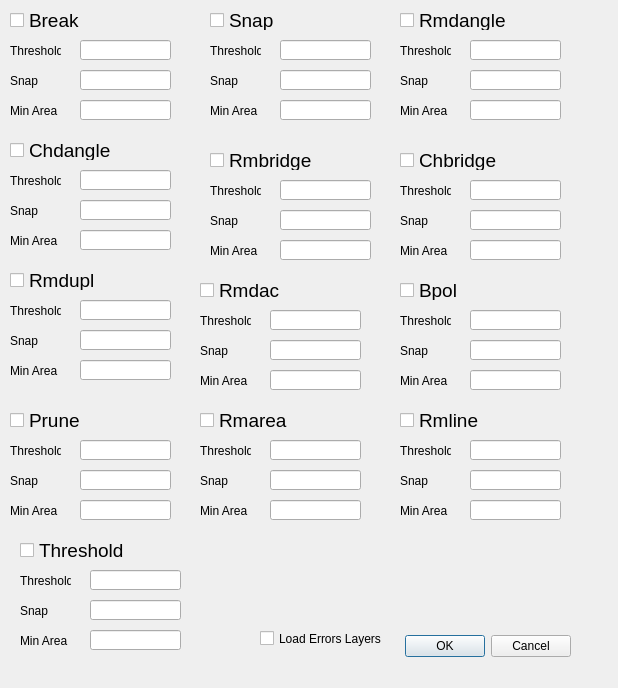
 <widget class="QDialog" name="RepairGeometryDialogBase">
  <property name="geometry">
   <rect>
    <x>0</x>
    <y>0</y>
    <width>618</width>
    <height>688</height>
   </rect>
  </property>
  <property name="windowTitle">
   <string>Repair Geometry</string>
  </property>
  <widget class="QLineEdit" name="threshold_0">
   <property name="geometry">
    <rect>
     <x>80</x>
     <y>40</y>
     <width>91</width>
     <height>20</height>
    </rect>
   </property>
   <property name="text">
    <string/>
   </property>
  </widget>
  <widget class="QLabel" name="label">
   <property name="geometry">
    <rect>
     <x>10</x>
     <y>40</y>
     <width>51</width>
     <height>21</height>
    </rect>
   </property>
   <property name="text">
    <string>Threshold</string>
   </property>
  </widget>
  <widget class="QLineEdit" name="snap_0">
   <property name="geometry">
    <rect>
     <x>80</x>
     <y>70</y>
     <width>91</width>
     <height>20</height>
    </rect>
   </property>
   <property name="text">
    <string/>
   </property>
  </widget>
  <widget class="QLineEdit" name="minarea_0">
   <property name="geometry">
    <rect>
     <x>80</x>
     <y>100</y>
     <width>91</width>
     <height>20</height>
    </rect>
   </property>
   <property name="text">
    <string/>
   </property>
  </widget>
  <widget class="QLabel" name="label_2">
   <property name="geometry">
    <rect>
     <x>10</x>
     <y>70</y>
     <width>51</width>
     <height>21</height>
    </rect>
   </property>
   <property name="text">
    <string>Snap</string>
   </property>
  </widget>
  <widget class="QLabel" name="label_3">
   <property name="geometry">
    <rect>
     <x>10</x>
     <y>100</y>
     <width>51</width>
     <height>21</height>
    </rect>
   </property>
   <property name="text">
    <string>Min Area</string>
   </property>
  </widget>
  <widget class="QLineEdit" name="snap_1">
   <property name="geometry">
    <rect>
     <x>280</x>
     <y>70</y>
     <width>91</width>
     <height>20</height>
    </rect>
   </property>
   <property name="text">
    <string/>
   </property>
  </widget>
  <widget class="QLineEdit" name="minarea_1">
   <property name="geometry">
    <rect>
     <x>280</x>
     <y>100</y>
     <width>91</width>
     <height>20</height>
    </rect>
   </property>
   <property name="text">
    <string/>
   </property>
  </widget>
  <widget class="QLineEdit" name="threshold_1">
   <property name="geometry">
    <rect>
     <x>280</x>
     <y>40</y>
     <width>91</width>
     <height>20</height>
    </rect>
   </property>
   <property name="text">
    <string/>
   </property>
  </widget>
  <widget class="QLabel" name="label_36">
   <property name="geometry">
    <rect>
     <x>210</x>
     <y>100</y>
     <width>51</width>
     <height>21</height>
    </rect>
   </property>
   <property name="text">
    <string>Min Area</string>
   </property>
  </widget>
  <widget class="QLabel" name="label_37">
   <property name="geometry">
    <rect>
     <x>210</x>
     <y>40</y>
     <width>51</width>
     <height>21</height>
    </rect>
   </property>
   <property name="text">
    <string>Threshold</string>
   </property>
  </widget>
  <widget class="QLabel" name="label_39">
   <property name="geometry">
    <rect>
     <x>210</x>
     <y>70</y>
     <width>51</width>
     <height>21</height>
    </rect>
   </property>
   <property name="text">
    <string>Snap</string>
   </property>
  </widget>
  <widget class="QLineEdit" name="snap_2">
   <property name="geometry">
    <rect>
     <x>470</x>
     <y>70</y>
     <width>91</width>
     <height>20</height>
    </rect>
   </property>
   <property name="text">
    <string/>
   </property>
  </widget>
  <widget class="QLineEdit" name="minarea_2">
   <property name="geometry">
    <rect>
     <x>470</x>
     <y>100</y>
     <width>91</width>
     <height>20</height>
    </rect>
   </property>
   <property name="text">
    <string/>
   </property>
  </widget>
  <widget class="QLineEdit" name="threshold_2">
   <property name="geometry">
    <rect>
     <x>470</x>
     <y>40</y>
     <width>91</width>
     <height>20</height>
    </rect>
   </property>
   <property name="text">
    <string/>
   </property>
  </widget>
  <widget class="QLabel" name="label_56">
   <property name="geometry">
    <rect>
     <x>400</x>
     <y>100</y>
     <width>51</width>
     <height>21</height>
    </rect>
   </property>
   <property name="text">
    <string>Min Area</string>
   </property>
  </widget>
  <widget class="QLabel" name="label_57">
   <property name="geometry">
    <rect>
     <x>400</x>
     <y>40</y>
     <width>51</width>
     <height>21</height>
    </rect>
   </property>
   <property name="text">
    <string>Threshold</string>
   </property>
  </widget>
  <widget class="QLabel" name="label_59">
   <property name="geometry">
    <rect>
     <x>400</x>
     <y>70</y>
     <width>51</width>
     <height>21</height>
    </rect>
   </property>
   <property name="text">
    <string>Snap</string>
   </property>
  </widget>
  <widget class="QCheckBox" name="checkBox_0">
   <property name="geometry">
    <rect>
     <x>10</x>
     <y>10</y>
     <width>181</width>
     <height>20</height>
    </rect>
   </property>
   <property name="font">
    <font>
     <pointsize>14</pointsize>
    </font>
   </property>
   <property name="toolTip">
    <string>&lt;html&gt;&lt;head/&gt;&lt;body&gt;&lt;p&gt;&lt;span style=&quot; font-family:'arial,sans-serif'; font-size:medium; color:#000000; background-color:#ffffff;&quot;&gt;break lines at each intersection&lt;/span&gt;&lt;/p&gt;&lt;/body&gt;&lt;/html&gt;</string>
   </property>
   <property name="text">
    <string>Break</string>
   </property>
  </widget>
  <widget class="QCheckBox" name="checkBox_1">
   <property name="geometry">
    <rect>
     <x>210</x>
     <y>10</y>
     <width>181</width>
     <height>20</height>
    </rect>
   </property>
   <property name="font">
    <font>
     <pointsize>14</pointsize>
    </font>
   </property>
   <property name="toolTip">
    <string>&lt;html&gt;&lt;head/&gt;&lt;body&gt;&lt;p&gt;&lt;span style=&quot; font-family:'arial,sans-serif'; font-size:medium; color:#000000; background-color:#ffffff;&quot;&gt;snap lines to vertex in threshold&lt;/span&gt;&lt;/p&gt;&lt;/body&gt;&lt;/html&gt;</string>
   </property>
   <property name="text">
    <string>Snap</string>
   </property>
  </widget>
  <widget class="QCheckBox" name="checkBox_2">
   <property name="geometry">
    <rect>
     <x>400</x>
     <y>10</y>
     <width>181</width>
     <height>20</height>
    </rect>
   </property>
   <property name="font">
    <font>
     <pointsize>14</pointsize>
    </font>
   </property>
   <property name="toolTip">
    <string>&lt;html&gt;&lt;head/&gt;&lt;body&gt;&lt;p&gt;&lt;span style=&quot; font-family:'arial,sans-serif'; font-size:medium; color:#000000; background-color:#ffffff;&quot;&gt; remove dangles, threshold ignored if &amp;lt; 0&lt;/span&gt;&lt;/p&gt;&lt;/body&gt;&lt;/html&gt;</string>
   </property>
   <property name="text">
    <string>Rmdangle</string>
   </property>
  </widget>
  <widget class="QLabel" name="label_60">
   <property name="geometry">
    <rect>
     <x>10</x>
     <y>200</y>
     <width>51</width>
     <height>21</height>
    </rect>
   </property>
   <property name="text">
    <string>Snap</string>
   </property>
  </widget>
  <widget class="QCheckBox" name="checkBox_3">
   <property name="geometry">
    <rect>
     <x>10</x>
     <y>140</y>
     <width>181</width>
     <height>20</height>
    </rect>
   </property>
   <property name="font">
    <font>
     <pointsize>14</pointsize>
    </font>
   </property>
   <property name="toolTip">
    <string>&lt;html&gt;&lt;head/&gt;&lt;body&gt;&lt;p&gt;&lt;span style=&quot; font-family:'arial,sans-serif'; font-size:medium; color:#000000; background-color:#ffffff;&quot;&gt; change the type of boundary dangle to line, threshold ignored if &amp;lt; 0, input line type is ignored&lt;/span&gt;&lt;/p&gt;&lt;/body&gt;&lt;/html&gt;</string>
   </property>
   <property name="text">
    <string>Chdangle</string>
   </property>
  </widget>
  <widget class="QLineEdit" name="threshold_3">
   <property name="geometry">
    <rect>
     <x>80</x>
     <y>170</y>
     <width>91</width>
     <height>20</height>
    </rect>
   </property>
   <property name="text">
    <string/>
   </property>
  </widget>
  <widget class="QLineEdit" name="minarea_3">
   <property name="geometry">
    <rect>
     <x>80</x>
     <y>230</y>
     <width>91</width>
     <height>20</height>
    </rect>
   </property>
   <property name="text">
    <string/>
   </property>
  </widget>
  <widget class="QLabel" name="label_58">
   <property name="geometry">
    <rect>
     <x>10</x>
     <y>170</y>
     <width>51</width>
     <height>21</height>
    </rect>
   </property>
   <property name="text">
    <string>Threshold</string>
   </property>
  </widget>
  <widget class="QLineEdit" name="snap_3">
   <property name="geometry">
    <rect>
     <x>80</x>
     <y>200</y>
     <width>91</width>
     <height>20</height>
    </rect>
   </property>
   <property name="text">
    <string/>
   </property>
  </widget>
  <widget class="QLabel" name="label_61">
   <property name="geometry">
    <rect>
     <x>10</x>
     <y>230</y>
     <width>51</width>
     <height>21</height>
    </rect>
   </property>
   <property name="text">
    <string>Min Area</string>
   </property>
  </widget>
  <widget class="QLabel" name="label_62">
   <property name="geometry">
    <rect>
     <x>210</x>
     <y>210</y>
     <width>51</width>
     <height>21</height>
    </rect>
   </property>
   <property name="text">
    <string>Snap</string>
   </property>
  </widget>
  <widget class="QCheckBox" name="checkBox_4">
   <property name="geometry">
    <rect>
     <x>210</x>
     <y>150</y>
     <width>181</width>
     <height>20</height>
    </rect>
   </property>
   <property name="font">
    <font>
     <pointsize>14</pointsize>
    </font>
   </property>
   <property name="toolTip">
    <string>&lt;html&gt;&lt;head/&gt;&lt;body&gt;&lt;p&gt;&lt;span style=&quot; font-family:'arial,sans-serif'; font-size:medium; color:#000000; background-color:#ffffff;&quot;&gt;remove bridges connecting area and island or 2 islands&lt;/span&gt;&lt;/p&gt;&lt;/body&gt;&lt;/html&gt;</string>
   </property>
   <property name="text">
    <string>Rmbridge</string>
   </property>
  </widget>
  <widget class="QLineEdit" name="threshold_4">
   <property name="geometry">
    <rect>
     <x>280</x>
     <y>180</y>
     <width>91</width>
     <height>20</height>
    </rect>
   </property>
   <property name="text">
    <string/>
   </property>
  </widget>
  <widget class="QLineEdit" name="minarea_4">
   <property name="geometry">
    <rect>
     <x>280</x>
     <y>240</y>
     <width>91</width>
     <height>20</height>
    </rect>
   </property>
   <property name="text">
    <string/>
   </property>
  </widget>
  <widget class="QLabel" name="label_63">
   <property name="geometry">
    <rect>
     <x>210</x>
     <y>180</y>
     <width>51</width>
     <height>21</height>
    </rect>
   </property>
   <property name="text">
    <string>Threshold</string>
   </property>
  </widget>
  <widget class="QLineEdit" name="snap_4">
   <property name="geometry">
    <rect>
     <x>280</x>
     <y>210</y>
     <width>91</width>
     <height>20</height>
    </rect>
   </property>
   <property name="text">
    <string/>
   </property>
  </widget>
  <widget class="QLabel" name="label_64">
   <property name="geometry">
    <rect>
     <x>210</x>
     <y>240</y>
     <width>51</width>
     <height>21</height>
    </rect>
   </property>
   <property name="text">
    <string>Min Area</string>
   </property>
  </widget>
  <widget class="QLabel" name="label_65">
   <property name="geometry">
    <rect>
     <x>400</x>
     <y>210</y>
     <width>51</width>
     <height>21</height>
    </rect>
   </property>
   <property name="text">
    <string>Snap</string>
   </property>
  </widget>
  <widget class="QCheckBox" name="checkBox_5">
   <property name="geometry">
    <rect>
     <x>400</x>
     <y>150</y>
     <width>181</width>
     <height>20</height>
    </rect>
   </property>
   <property name="font">
    <font>
     <pointsize>14</pointsize>
    </font>
   </property>
   <property name="toolTip">
    <string>&lt;html&gt;&lt;head/&gt;&lt;body&gt;&lt;p&gt;&lt;span style=&quot; font-family:'arial,sans-serif'; font-size:medium; color:#000000; background-color:#ffffff;&quot;&gt; change the type of bridges connecting area and island or 2 islands from boundary to line&lt;/span&gt;&lt;/p&gt;&lt;/body&gt;&lt;/html&gt;</string>
   </property>
   <property name="text">
    <string>Chbridge</string>
   </property>
  </widget>
  <widget class="QLineEdit" name="threshold_5">
   <property name="geometry">
    <rect>
     <x>470</x>
     <y>180</y>
     <width>91</width>
     <height>20</height>
    </rect>
   </property>
   <property name="text">
    <string/>
   </property>
  </widget>
  <widget class="QLineEdit" name="minarea_5">
   <property name="geometry">
    <rect>
     <x>470</x>
     <y>240</y>
     <width>91</width>
     <height>20</height>
    </rect>
   </property>
   <property name="text">
    <string/>
   </property>
  </widget>
  <widget class="QLabel" name="label_66">
   <property name="geometry">
    <rect>
     <x>400</x>
     <y>180</y>
     <width>51</width>
     <height>21</height>
    </rect>
   </property>
   <property name="text">
    <string>Threshold</string>
   </property>
  </widget>
  <widget class="QLineEdit" name="snap_5">
   <property name="geometry">
    <rect>
     <x>470</x>
     <y>210</y>
     <width>91</width>
     <height>20</height>
    </rect>
   </property>
   <property name="text">
    <string/>
   </property>
  </widget>
  <widget class="QLabel" name="label_67">
   <property name="geometry">
    <rect>
     <x>400</x>
     <y>240</y>
     <width>51</width>
     <height>21</height>
    </rect>
   </property>
   <property name="text">
    <string>Min Area</string>
   </property>
  </widget>
  <widget class="QLabel" name="label_68">
   <property name="geometry">
    <rect>
     <x>10</x>
     <y>330</y>
     <width>51</width>
     <height>21</height>
    </rect>
   </property>
   <property name="text">
    <string>Snap</string>
   </property>
  </widget>
  <widget class="QCheckBox" name="checkBox_6">
   <property name="geometry">
    <rect>
     <x>10</x>
     <y>270</y>
     <width>181</width>
     <height>20</height>
    </rect>
   </property>
   <property name="font">
    <font>
     <pointsize>14</pointsize>
    </font>
   </property>
   <property name="toolTip">
    <string>&lt;html&gt;&lt;head/&gt;&lt;body&gt;&lt;p&gt;&lt;span style=&quot; font-family:'arial,sans-serif'; font-size:medium; color:#000000; background-color:#ffffff;&quot;&gt;remove duplicate geometry features (pay attention to categories!)&lt;/span&gt;&lt;/p&gt;&lt;/body&gt;&lt;/html&gt;</string>
   </property>
   <property name="text">
    <string>Rmdupl</string>
   </property>
  </widget>
  <widget class="QLineEdit" name="threshold_6">
   <property name="geometry">
    <rect>
     <x>80</x>
     <y>300</y>
     <width>91</width>
     <height>20</height>
    </rect>
   </property>
   <property name="text">
    <string/>
   </property>
  </widget>
  <widget class="QLineEdit" name="minarea_6">
   <property name="geometry">
    <rect>
     <x>80</x>
     <y>360</y>
     <width>91</width>
     <height>20</height>
    </rect>
   </property>
   <property name="text">
    <string/>
   </property>
  </widget>
  <widget class="QLabel" name="label_69">
   <property name="geometry">
    <rect>
     <x>10</x>
     <y>300</y>
     <width>51</width>
     <height>21</height>
    </rect>
   </property>
   <property name="text">
    <string>Threshold</string>
   </property>
  </widget>
  <widget class="QLineEdit" name="snap_6">
   <property name="geometry">
    <rect>
     <x>80</x>
     <y>330</y>
     <width>91</width>
     <height>20</height>
    </rect>
   </property>
   <property name="text">
    <string/>
   </property>
  </widget>
  <widget class="QLabel" name="label_70">
   <property name="geometry">
    <rect>
     <x>10</x>
     <y>360</y>
     <width>51</width>
     <height>21</height>
    </rect>
   </property>
   <property name="text">
    <string>Min Area</string>
   </property>
  </widget>
  <widget class="QLabel" name="label_71">
   <property name="geometry">
    <rect>
     <x>200</x>
     <y>340</y>
     <width>51</width>
     <height>21</height>
    </rect>
   </property>
   <property name="text">
    <string>Snap</string>
   </property>
  </widget>
  <widget class="QCheckBox" name="checkBox_7">
   <property name="geometry">
    <rect>
     <x>200</x>
     <y>280</y>
     <width>181</width>
     <height>20</height>
    </rect>
   </property>
   <property name="font">
    <font>
     <pointsize>14</pointsize>
    </font>
   </property>
   <property name="toolTip">
    <string>&lt;html&gt;&lt;head/&gt;&lt;body&gt;&lt;p&gt;&lt;span style=&quot; font-family:'arial,sans-serif'; font-size:medium; color:#000000; background-color:#ffffff;&quot;&gt;remove duplicate area centroids ('type' option ignored)&lt;/span&gt;&lt;/p&gt;&lt;/body&gt;&lt;/html&gt;</string>
   </property>
   <property name="text">
    <string>Rmdac</string>
   </property>
  </widget>
  <widget class="QLineEdit" name="threshold_7">
   <property name="geometry">
    <rect>
     <x>270</x>
     <y>310</y>
     <width>91</width>
     <height>20</height>
    </rect>
   </property>
   <property name="text">
    <string/>
   </property>
  </widget>
  <widget class="QLineEdit" name="minarea_7">
   <property name="geometry">
    <rect>
     <x>270</x>
     <y>370</y>
     <width>91</width>
     <height>20</height>
    </rect>
   </property>
   <property name="text">
    <string/>
   </property>
  </widget>
  <widget class="QLabel" name="label_72">
   <property name="geometry">
    <rect>
     <x>200</x>
     <y>310</y>
     <width>51</width>
     <height>21</height>
    </rect>
   </property>
   <property name="text">
    <string>Threshold</string>
   </property>
  </widget>
  <widget class="QLineEdit" name="snap_7">
   <property name="geometry">
    <rect>
     <x>270</x>
     <y>340</y>
     <width>91</width>
     <height>20</height>
    </rect>
   </property>
   <property name="text">
    <string/>
   </property>
  </widget>
  <widget class="QLabel" name="label_73">
   <property name="geometry">
    <rect>
     <x>200</x>
     <y>370</y>
     <width>51</width>
     <height>21</height>
    </rect>
   </property>
   <property name="text">
    <string>Min Area</string>
   </property>
  </widget>
  <widget class="QLabel" name="label_74">
   <property name="geometry">
    <rect>
     <x>400</x>
     <y>340</y>
     <width>51</width>
     <height>21</height>
    </rect>
   </property>
   <property name="text">
    <string>Snap</string>
   </property>
  </widget>
  <widget class="QCheckBox" name="checkBox_8">
   <property name="geometry">
    <rect>
     <x>400</x>
     <y>280</y>
     <width>181</width>
     <height>20</height>
    </rect>
   </property>
   <property name="font">
    <font>
     <pointsize>14</pointsize>
    </font>
   </property>
   <property name="toolTip">
    <string>&lt;html&gt;&lt;head/&gt;&lt;body&gt;&lt;p&gt;&lt;span style=&quot; font-family:'arial,sans-serif'; font-size:medium; color:#000000; background-color:#ffffff;&quot;&gt;break (topologically clean) polygons (imported from non topological format, like ShapeFile). Boundaries are broken on each point shared between 2 and more polygons where angles of segments are different&lt;/span&gt;&lt;/p&gt;&lt;/body&gt;&lt;/html&gt;</string>
   </property>
   <property name="text">
    <string>Bpol</string>
   </property>
  </widget>
  <widget class="QLineEdit" name="threshold_8">
   <property name="geometry">
    <rect>
     <x>470</x>
     <y>310</y>
     <width>91</width>
     <height>20</height>
    </rect>
   </property>
   <property name="text">
    <string/>
   </property>
  </widget>
  <widget class="QLineEdit" name="minarea_8">
   <property name="geometry">
    <rect>
     <x>470</x>
     <y>370</y>
     <width>91</width>
     <height>20</height>
    </rect>
   </property>
   <property name="text">
    <string/>
   </property>
  </widget>
  <widget class="QLabel" name="label_75">
   <property name="geometry">
    <rect>
     <x>400</x>
     <y>310</y>
     <width>51</width>
     <height>21</height>
    </rect>
   </property>
   <property name="text">
    <string>Threshold</string>
   </property>
  </widget>
  <widget class="QLineEdit" name="snap_8">
   <property name="geometry">
    <rect>
     <x>470</x>
     <y>340</y>
     <width>91</width>
     <height>20</height>
    </rect>
   </property>
   <property name="text">
    <string/>
   </property>
  </widget>
  <widget class="QLabel" name="label_76">
   <property name="geometry">
    <rect>
     <x>400</x>
     <y>370</y>
     <width>51</width>
     <height>21</height>
    </rect>
   </property>
   <property name="text">
    <string>Min Area</string>
   </property>
  </widget>
  <widget class="QLabel" name="label_77">
   <property name="geometry">
    <rect>
     <x>10</x>
     <y>470</y>
     <width>51</width>
     <height>21</height>
    </rect>
   </property>
   <property name="text">
    <string>Snap</string>
   </property>
  </widget>
  <widget class="QCheckBox" name="checkBox_9">
   <property name="geometry">
    <rect>
     <x>10</x>
     <y>410</y>
     <width>181</width>
     <height>20</height>
    </rect>
   </property>
   <property name="font">
    <font>
     <pointsize>14</pointsize>
    </font>
   </property>
   <property name="toolTip">
    <string>&lt;html&gt;&lt;head/&gt;&lt;body&gt;&lt;p&gt;&lt;span style=&quot; font-family:'arial,sans-serif'; font-size:medium; color:#000000; background-color:#ffffff;&quot;&gt; remove vertices in threshold from lines and boundaries, boundary is pruned only if topology is not damaged (new intersection, changed attachment of centroid), first and last segment of the boundary is never changed&lt;/span&gt;&lt;/p&gt;&lt;/body&gt;&lt;/html&gt;</string>
   </property>
   <property name="text">
    <string>Prune</string>
   </property>
  </widget>
  <widget class="QLineEdit" name="threshold_9">
   <property name="geometry">
    <rect>
     <x>80</x>
     <y>440</y>
     <width>91</width>
     <height>20</height>
    </rect>
   </property>
   <property name="text">
    <string/>
   </property>
  </widget>
  <widget class="QLineEdit" name="minarea_9">
   <property name="geometry">
    <rect>
     <x>80</x>
     <y>500</y>
     <width>91</width>
     <height>20</height>
    </rect>
   </property>
   <property name="text">
    <string/>
   </property>
  </widget>
  <widget class="QLabel" name="label_78">
   <property name="geometry">
    <rect>
     <x>10</x>
     <y>440</y>
     <width>51</width>
     <height>21</height>
    </rect>
   </property>
   <property name="text">
    <string>Threshold</string>
   </property>
  </widget>
  <widget class="QLineEdit" name="snap_9">
   <property name="geometry">
    <rect>
     <x>80</x>
     <y>470</y>
     <width>91</width>
     <height>20</height>
    </rect>
   </property>
   <property name="text">
    <string/>
   </property>
  </widget>
  <widget class="QLabel" name="label_79">
   <property name="geometry">
    <rect>
     <x>10</x>
     <y>500</y>
     <width>51</width>
     <height>21</height>
    </rect>
   </property>
   <property name="text">
    <string>Min Area</string>
   </property>
  </widget>
  <widget class="QLabel" name="label_80">
   <property name="geometry">
    <rect>
     <x>200</x>
     <y>470</y>
     <width>51</width>
     <height>21</height>
    </rect>
   </property>
   <property name="text">
    <string>Snap</string>
   </property>
  </widget>
  <widget class="QCheckBox" name="checkBox_10">
   <property name="geometry">
    <rect>
     <x>200</x>
     <y>410</y>
     <width>181</width>
     <height>20</height>
    </rect>
   </property>
   <property name="font">
    <font>
     <pointsize>14</pointsize>
    </font>
   </property>
   <property name="toolTip">
    <string>&lt;html&gt;&lt;head/&gt;&lt;body&gt;&lt;p&gt;&lt;span style=&quot; font-family:'arial,sans-serif'; font-size:medium; color:#000000; background-color:#ffffff;&quot;&gt; remove small areas, the longest boundary with adjacent area is removed&lt;/span&gt;&lt;/p&gt;&lt;/body&gt;&lt;/html&gt;</string>
   </property>
   <property name="text">
    <string>Rmarea</string>
   </property>
  </widget>
  <widget class="QLineEdit" name="threshold_10">
   <property name="geometry">
    <rect>
     <x>270</x>
     <y>440</y>
     <width>91</width>
     <height>20</height>
    </rect>
   </property>
   <property name="text">
    <string/>
   </property>
  </widget>
  <widget class="QLineEdit" name="minarea_10">
   <property name="geometry">
    <rect>
     <x>270</x>
     <y>500</y>
     <width>91</width>
     <height>20</height>
    </rect>
   </property>
   <property name="text">
    <string/>
   </property>
  </widget>
  <widget class="QLabel" name="label_81">
   <property name="geometry">
    <rect>
     <x>200</x>
     <y>440</y>
     <width>51</width>
     <height>21</height>
    </rect>
   </property>
   <property name="text">
    <string>Threshold</string>
   </property>
  </widget>
  <widget class="QLineEdit" name="snap_10">
   <property name="geometry">
    <rect>
     <x>270</x>
     <y>470</y>
     <width>91</width>
     <height>20</height>
    </rect>
   </property>
   <property name="text">
    <string/>
   </property>
  </widget>
  <widget class="QLabel" name="label_82">
   <property name="geometry">
    <rect>
     <x>200</x>
     <y>500</y>
     <width>51</width>
     <height>21</height>
    </rect>
   </property>
   <property name="text">
    <string>Min Area</string>
   </property>
  </widget>
  <widget class="QLabel" name="label_83">
   <property name="geometry">
    <rect>
     <x>400</x>
     <y>470</y>
     <width>51</width>
     <height>21</height>
    </rect>
   </property>
   <property name="text">
    <string>Snap</string>
   </property>
  </widget>
  <widget class="QCheckBox" name="checkBox_11">
   <property name="geometry">
    <rect>
     <x>400</x>
     <y>410</y>
     <width>181</width>
     <height>20</height>
    </rect>
   </property>
   <property name="font">
    <font>
     <pointsize>14</pointsize>
    </font>
   </property>
   <property name="toolTip">
    <string>&lt;html&gt;&lt;head/&gt;&lt;body&gt;&lt;p&gt;&lt;span style=&quot; font-family:'arial,sans-serif'; font-size:medium; color:#000000; background-color:#ffffff;&quot;&gt;remove all lines or boundaries of zero length, threshold is ignored&lt;/span&gt;&lt;/p&gt;&lt;/body&gt;&lt;/html&gt;</string>
   </property>
   <property name="text">
    <string>Rmline</string>
   </property>
  </widget>
  <widget class="QLineEdit" name="threshold_11">
   <property name="geometry">
    <rect>
     <x>470</x>
     <y>440</y>
     <width>91</width>
     <height>20</height>
    </rect>
   </property>
   <property name="text">
    <string/>
   </property>
  </widget>
  <widget class="QLineEdit" name="minarea_11">
   <property name="geometry">
    <rect>
     <x>470</x>
     <y>500</y>
     <width>91</width>
     <height>20</height>
    </rect>
   </property>
   <property name="text">
    <string/>
   </property>
  </widget>
  <widget class="QLabel" name="label_84">
   <property name="geometry">
    <rect>
     <x>400</x>
     <y>440</y>
     <width>51</width>
     <height>21</height>
    </rect>
   </property>
   <property name="text">
    <string>Threshold</string>
   </property>
  </widget>
  <widget class="QLineEdit" name="snap_11">
   <property name="geometry">
    <rect>
     <x>470</x>
     <y>470</y>
     <width>91</width>
     <height>20</height>
    </rect>
   </property>
   <property name="text">
    <string/>
   </property>
  </widget>
  <widget class="QLabel" name="label_85">
   <property name="geometry">
    <rect>
     <x>400</x>
     <y>500</y>
     <width>51</width>
     <height>21</height>
    </rect>
   </property>
   <property name="text">
    <string>Min Area</string>
   </property>
  </widget>
  <widget class="QLabel" name="label_86">
   <property name="geometry">
    <rect>
     <x>20</x>
     <y>600</y>
     <width>51</width>
     <height>21</height>
    </rect>
   </property>
   <property name="text">
    <string>Snap</string>
   </property>
  </widget>
  <widget class="QCheckBox" name="checkBox_12">
   <property name="geometry">
    <rect>
     <x>20</x>
     <y>540</y>
     <width>181</width>
     <height>20</height>
    </rect>
   </property>
   <property name="font">
    <font>
     <pointsize>14</pointsize>
    </font>
   </property>
   <property name="toolTip">
    <string>&lt;html&gt;&lt;head/&gt;&lt;body&gt;&lt;p&gt;&lt;span style=&quot; font-family:'arial,sans-serif'; font-size:medium; color:#000000; background-color:#ffffff;&quot;&gt;remove small angles between lines at nodes&lt;/span&gt;&lt;/p&gt;&lt;/body&gt;&lt;/html&gt;</string>
   </property>
   <property name="text">
    <string>Threshold</string>
   </property>
  </widget>
  <widget class="QLineEdit" name="threshold_12">
   <property name="geometry">
    <rect>
     <x>90</x>
     <y>570</y>
     <width>91</width>
     <height>20</height>
    </rect>
   </property>
   <property name="text">
    <string/>
   </property>
  </widget>
  <widget class="QLineEdit" name="minarea_12">
   <property name="geometry">
    <rect>
     <x>90</x>
     <y>630</y>
     <width>91</width>
     <height>20</height>
    </rect>
   </property>
   <property name="text">
    <string/>
   </property>
  </widget>
  <widget class="QLabel" name="label_87">
   <property name="geometry">
    <rect>
     <x>20</x>
     <y>570</y>
     <width>51</width>
     <height>21</height>
    </rect>
   </property>
   <property name="text">
    <string>Threshold</string>
   </property>
  </widget>
  <widget class="QLineEdit" name="snap_12">
   <property name="geometry">
    <rect>
     <x>90</x>
     <y>600</y>
     <width>91</width>
     <height>20</height>
    </rect>
   </property>
   <property name="text">
    <string/>
   </property>
  </widget>
  <widget class="QLabel" name="label_88">
   <property name="geometry">
    <rect>
     <x>20</x>
     <y>630</y>
     <width>51</width>
     <height>21</height>
    </rect>
   </property>
   <property name="text">
    <string>Min Area</string>
   </property>
  </widget>
  <widget class="QDialogButtonBox" name="button_box">
   <property name="geometry">
    <rect>
     <x>390</x>
     <y>630</y>
     <width>181</width>
     <height>32</height>
    </rect>
   </property>
   <property name="orientation">
    <enum>Qt::Horizontal</enum>
   </property>
   <property name="standardButtons">
    <set>QDialogButtonBox::Cancel|QDialogButtonBox::Ok</set>
   </property>
  </widget>
  <widget class="QCheckBox" name="errors_checkBox">
   <property name="geometry">
    <rect>
     <x>260</x>
     <y>630</y>
     <width>141</width>
     <height>17</height>
    </rect>
   </property>
   <property name="text">
    <string>Load Errors Layers</string>
   </property>
  </widget>
 </widget>
